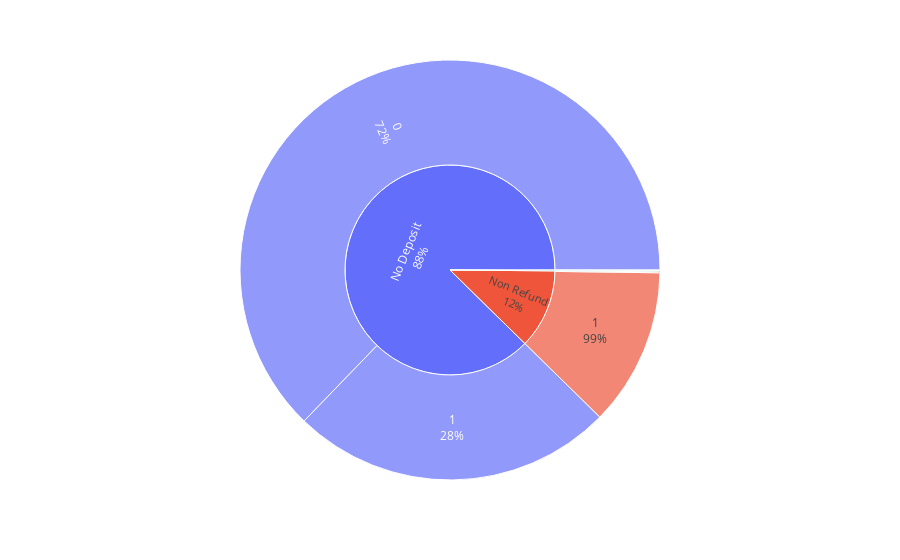

Notebook code cell kept with this figure:
### Markdown cell above
Total bookings in the given time period of a City Hotel is nearly twice as that of Resort Hotel.
Cancellation rate of City Hotel bookings is approx. 1.5 times as that of the Resort Hotel bookings

### Code cell
# Sunburst graph
import plotly.express as px
fig = px.sunburst(data, path=['deposit_type', 'is_canceled'])
fig.update_traces(textinfo="label+percent parent")
fig.show()

### Figure 1 — Plotly figure (JSON) as saved in the notebook; plotly's stock layout.template omitted (floating-point values rounded to 4 significant figures)
{"data": [{"branchvalues": "total", "domain": {"x": [0, 1], "y": [0, 1]}, "hovertemplate": "labels=%{label}<br>count=%{value}<br>parent=%{parent}<br>id=%{id}<extra></extra>", "ids": ["No Deposit/0", "Non Refund/0", "Refundable/0", "No Deposit/1", "Non Refund/1", "Refundable/1", "No Deposit", "Non Refund", "Refundable"], "labels": ["0", "0", "0", "1", "1", "1", "No Deposit", "Non Refund", "Refundable"], "name": "", "parents": ["No Deposit", "Non Refund", "Refundable", "No Deposit", "Non Refund", "Refundable", "", "", ""], "textinfo": "label+percent parent", "type": "sunburst", "values": [74947, 93, 126, 29694, 14494, 36, 104641, 14587, 162]}], "layout": {"legend": {"tracegroupgap": 0}, "margin": {"t": 60}}}
